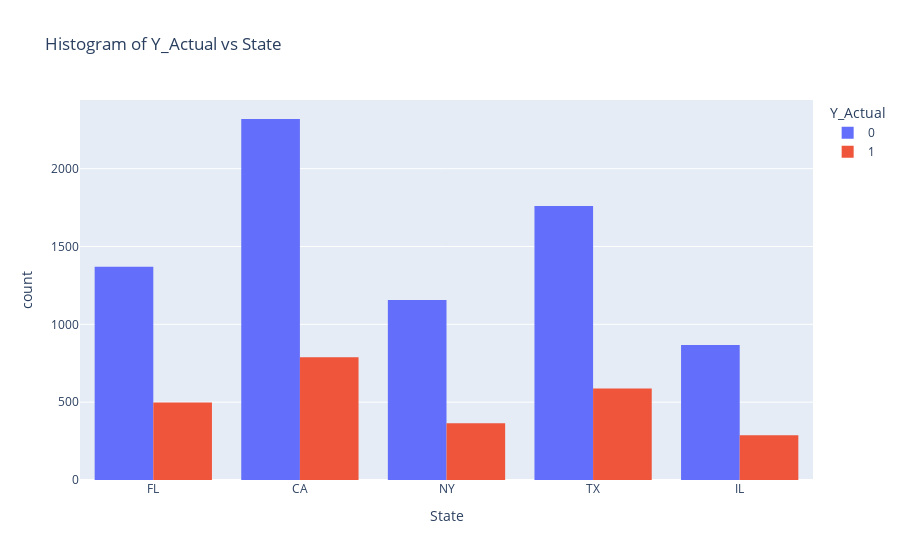

The cell this chart's notebook holds for it:
### Code cell
import plotly.express as px

fig = px.histogram(data, x='State', color='Y_Actual', barmode='group', title='Histogram of Y_Actual vs State')
fig.show()

### Figure 1 — Plotly figure (JSON) as saved in the notebook; plotly's stock layout.template omitted (floating-point values rounded to 4 significant figures; data arrays with more than 128 entries replaced by an {"elided": "..."} marker saying what was removed)
{"data": [{"alignmentgroup": "True", "bingroup": "x", "hovertemplate": "Y_Actual=0<br>State=%{x}<br>count=%{y}<extra></extra>", "legendgroup": "0", "marker": {"color": "#636efa", "pattern": {"shape": ""}}, "name": "0", "offsetgroup": "0", "orientation": "v", "showlegend": true, "type": "histogram", "x": {"elided": "7473 str values"}, "xaxis": "x", "yaxis": "y"}, {"alignmentgroup": "True", "bingroup": "x", "hovertemplate": "Y_Actual=1<br>State=%{x}<br>count=%{y}<extra></extra>", "legendgroup": "1", "marker": {"color": "#EF553B", "pattern": {"shape": ""}}, "name": "1", "offsetgroup": "1", "orientation": "v", "showlegend": true, "type": "histogram", "x": {"elided": "2527 str values"}, "xaxis": "x", "yaxis": "y"}], "layout": {"barmode": "group", "legend": {"title": {"text": "Y_Actual"}, "tracegroupgap": 0}, "title": {"text": "Histogram of Y_Actual vs State"}, "xaxis": {"anchor": "y", "domain": [0, 1], "title": {"text": "State"}}, "yaxis": {"anchor": "x", "domain": [0, 1], "title": {"text": "count"}}}}
